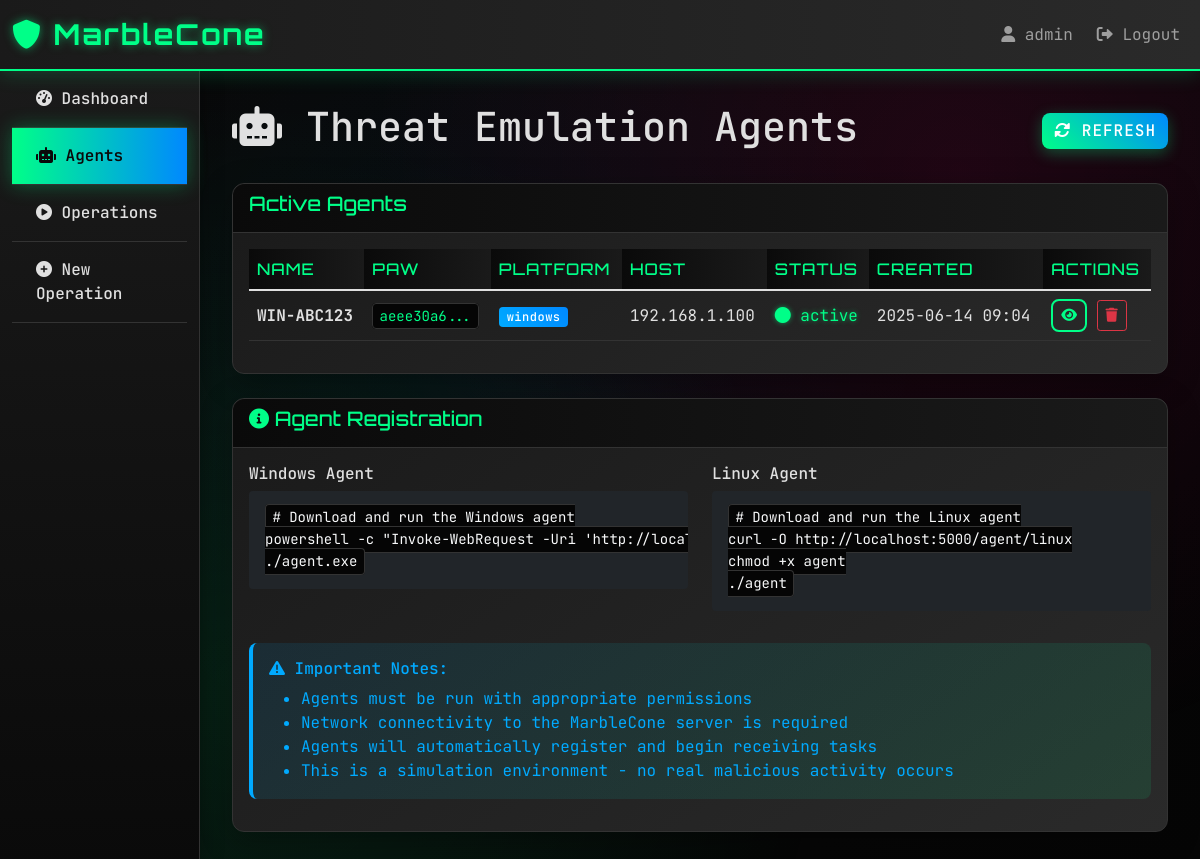
Page /agents (signed in) on the committed database.
### app.py (models this page shows)
class User(UserMixin, db.Model):
    id = db.Column(db.Integer, primary_key=True)
    username = db.Column(db.String(80), unique=True, nullable=False)
    password_hash = db.Column(db.String(120), nullable=False)
    role = db.Column(db.String(20), default='operator')

class Agent(db.Model):
    id = db.Column(db.Integer, primary_key=True)
    name = db.Column(db.String(80), unique=True, nullable=False)
    paw = db.Column(db.String(80), unique=True, nullable=False)
    platform = db.Column(db.String(20), nullable=False)
    host = db.Column(db.String(80), nullable=False)
    status = db.Column(db.String(20), default='active')
    created_at = db.Column(db.DateTime, default=datetime.datetime.utcnow)

### app.py (the view)
@app.route('/agents')
@login_required
def agents():
    agents = Agent.query.all()
    return render_template('agents.html', agents=agents)

### app.py (called while the page is built)
@login_manager.user_loader
def load_user(user_id):
    return User.query.get(int(user_id))

### templates/agents.html (shortened to what this page needs)
{% extends "base.html" %}
{% block content %}
<div class="row">
    <div class="col-12">
        <div class="d-flex justify-content-between align-items-center mb-4">
            <h1><i class="fas fa-robot"></i> Threat Emulation Agents</h1>
            <button class="btn btn-primary" onclick="refreshAgents()">
                <i class="fas fa-sync-alt"></i> Refresh
            </button>
        </div>
    </div>
</div>
<div class="row">
    <div class="col-12">
        <div class="card">
            <div class="card-header">
                <h5>Active Agents</h5>
            </div>
            <div class="card-body">
                {% if agents %}
                <div class="table-responsive">
                    <table class="table">
                        <thead>
                            <tr>
                                <th>Name</th>
                                <th>PAW</th>
                                <th>Platform</th>
                                <th>Host</th>
                                <th>Status</th>
                                <th>Created</th>
                                <th>Actions</th>
                            </tr>
                        </thead>
                        <tbody>
                            {% for agent in agents %}
                            <tr>
                                <td>
                                    <strong>{{ agent.name }}</strong>
                                </td>
                                <td>
                                    <code class="small">{{ agent.paw[:8] }}...</code>
                                </td>
                                <td>
                                    <span class="badge bg-info">{{ agent.platform }}</span>
                                </td>
                                <td>{{ agent.host }}</td>
                                <td>
                                    <span class="status-{{ agent.status }}">
                                        <i class="fas fa-circle"></i> {{ agent.status }}
                                    </span>
                                </td>
                                <td>{{ agent.created_at.strftime('%Y-%m-%d %H:%M') }}</td>
                                <td>
                                    <button class="btn btn-sm btn-outline-primary" onclick="viewAgentDetails('{{ agent.id }}')">
                                        <i class="fas fa-eye"></i>
                                    </button>
                                    <button class="btn btn-sm btn-outline-danger" onclick="deleteAgent('{{ agent.id }}')">
                                        <i class="fas fa-trash"></i>
                                    </button>
                                </td>
                            </tr>
                            {% endfor %}
                        </tbody>
                    </table>
                </div>
                {% else %}
                <div class="text-center py-5">
                    <i class="fas fa-robot fa-3x text-muted mb-3"></i>
                    <h5 class="text-muted">No agents found</h5>
                    <p class="text-muted">Agents will appear here when they connect to the threat emulator.</p>
                </div>
                {% endif %}
            </div>
        </div>
    </div>
</div>
<div class="row mt-4">
    <div class="col-12">
        <div class="card">
            <div class="card-header">
                <h5><i class="fas fa-info-circle"></i> Agent Registration</h5>
            </div>
            <div class="card-body">
                <div class="row">
                    <div class="col-md-6">
                        <h6>Windows Agent</h6>
                        <pre class="bg-dark text-light p-3 rounded"><code># Download and run the Windows agent
powershell -c "Invoke-WebRequest -Uri 'http://localhost:5000/agent/windows' -OutFile 'agent.exe'"
./agent.exe</code></pre>
                    </div>
                    <div class="col-md-6">
                        <h6>Linux Agent</h6>
                        <pre class="bg-dark text-light p-3 rounded"><code># Download and run the Linux agent
curl -O http://localhost:5000/agent/linux
chmod +x agent
./agent</code></pre>
                    </div>
                </div>
                <div class="alert alert-info mt-3">
                    <h6><i class="fas fa-exclamation-triangle"></i> Important Notes:</h6>
                    <ul class="mb-0">
                        <li>Agents must be run with appropriate permissions</li>
                        <li>Network connectivity to the MarbleCone server is required</li>
                        <li>Agents will automatically register and begin receiving tasks</li>
                        <li>This is a simulation environment - no real malicious activity occurs</li>
                    </ul>
                </div>
            </div>
        </div>
    </div>
</div>
{% endblock %}

### templates/base.html (shortened to what this page needs)
<!DOCTYPE html>
<html lang="en">
<head>
    <link href="https://cdn.jsdelivr.net/npm/bootstrap@5.1.3/dist/css/bootstrap.min.css" rel="stylesheet">
    <link href="https://cdnjs.cloudflare.com/ajax/libs/font-awesome/6.0.0/css/all.min.css" rel="stylesheet">
</head>
<body>
    <nav class="navbar navbar-expand-lg navbar-dark">
        <div class="container-fluid">
            <a class="navbar-brand" href="{{ url_for('dashboard') }}">
                <i class="fas fa-shield-alt"></i> MarbleCone
            </a>
            <div class="navbar-nav ms-auto">
                {% if current_user.is_authenticated %}
                <span class="navbar-text me-3">
                    <i class="fas fa-user"></i> {{ current_user.username }}
                </span>
                <a class="nav-link" href="{{ url_for('logout') }}">
                    <i class="fas fa-sign-out-alt"></i> Logout
                </a>
                {% endif %}
            </div>
        </div>
    </nav>
    <div class="container-fluid">
        <div class="row">
            {% if current_user.is_authenticated %}
            <div class="col-md-2 sidebar">
                <nav class="nav flex-column">
                    <a class="nav-link {% if request.endpoint == 'dashboard' %}active{% endif %}" href="{{ url_for('dashboard') }}">
                        <i class="fas fa-tachometer-alt"></i> Dashboard
                    </a>
                    <a class="nav-link {% if request.endpoint == 'agents' %}active{% endif %}" href="{{ url_for('agents') }}">
                        <i class="fas fa-robot"></i> Agents
                    </a>
                    <a class="nav-link {% if request.endpoint == 'operations' %}active{% endif %}" href="{{ url_for('operations') }}">
                        <i class="fas fa-play-circle"></i> Operations
                    </a>
                    <a class="nav-link {% if request.endpoint == 'create_operation' %}active{% endif %}" href="{{ url_for('create_operation') }}">
                        <i class="fas fa-plus-circle"></i> New Operation
                    </a>
                </nav>
            </div>
            <div class="col-md-10 main-content">
            {% else %}
            <div class="col-12 main-content">
            {% endif %}
                {% block content %}{% endblock %}
            </div>
        </div>
    </div>
</body>
</html>

### rows in the picture
User: username "admin"
Agent: name "WIN-ABC123", paw "aeee30a6", platform "windows", host "192.168.1.100", status "active", created_at "2025-06-14 09:04"
